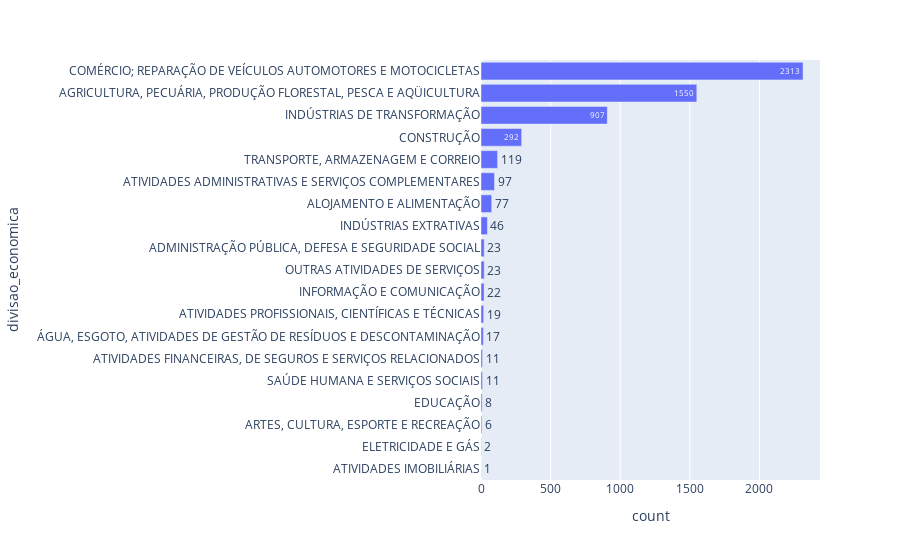

Notebook code cell kept with this figure:
### Code cell
fig = px.bar(df_count.sort_values(by='count'), x="count", y="divisao_economica", text="count")
fig.update_layout(height=900)

### Figure 1 — Plotly figure (JSON) as saved in the notebook; plotly's stock layout.template omitted (floating-point values rounded to 4 significant figures)
{"data": [{"alignmentgroup": "True", "hovertemplate": "count=%{text}<br>divisao_economica=%{y}<extra></extra>", "legendgroup": "", "marker": {"color": "#636efa"}, "name": "", "offsetgroup": "", "orientation": "h", "showlegend": false, "text": [1, 2, 6, 8, 11, 11, 17, 19, 22, 23, 23, 46, 77, 97, 119, 292, 907, 1550, 2313], "textposition": "auto", "type": "bar", "x": [1, 2, 6, 8, 11, 11, 17, 19, 22, 23, 23, 46, 77, 97, 119, 292, 907, 1550, 2313], "xaxis": "x", "y": ["ATIVIDADES IMOBILIÁRIAS", "ELETRICIDADE E GÁS", "ARTES, CULTURA, ESPORTE E RECREAÇÃO", "EDUCAÇÃO", "SAÚDE HUMANA E SERVIÇOS SOCIAIS", "ATIVIDADES FINANCEIRAS, DE SEGUROS E SERVIÇOS RELACIONADOS", "ÁGUA, ESGOTO, ATIVIDADES DE GESTÃO DE RESÍDUOS E DESCONTAMINAÇÃO", "ATIVIDADES PROFISSIONAIS, CIENTÍFICAS E TÉCNICAS", "INFORMAÇÃO E COMUNICAÇÃO", "OUTRAS ATIVIDADES DE SERVIÇOS", "ADMINISTRAÇÃO PÚBLICA, DEFESA E SEGURIDADE SOCIAL", "INDÚSTRIAS EXTRATIVAS", "ALOJAMENTO E ALIMENTAÇÃO", "ATIVIDADES ADMINISTRATIVAS E SERVIÇOS COMPLEMENTARES", "TRANSPORTE, ARMAZENAGEM E CORREIO", "CONSTRUÇÃO", "INDÚSTRIAS DE TRANSFORMAÇÃO", "AGRICULTURA, PECUÁRIA, PRODUÇÃO FLORESTAL, PESCA E AQÜICULTURA", "COMÉRCIO; REPARAÇÃO DE VEÍCULOS AUTOMOTORES E MOTOCICLETAS"], "yaxis": "y"}], "layout": {"autosize": true, "barmode": "relative", "legend": {"tracegroupgap": 0}, "margin": {"t": 60}, "xaxis": {"anchor": "y", "autorange": true, "domain": [0, 1], "range": [0, 2435.0], "title": {"text": "count"}, "type": "linear"}, "yaxis": {"anchor": "x", "autorange": true, "domain": [0, 1], "range": [-0.5, 18.5], "title": {"text": "divisao_economica"}, "type": "category"}}}
